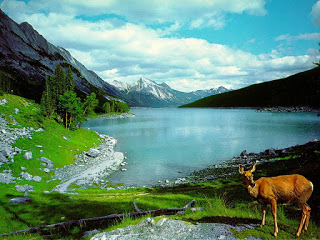
#> input picture Assignment 1/5. Composite Image/img61.jpg, 320 x 240 px
$ jupyter execute Composite.ipynb
#> lines starting #> are read from the running program, lines starting #| are printed output that depends on the picture; after the words box and inside, x2 and y2 are one past the last pixel; in counts of white or black regions, pixels touching at a corner belong together
<h1>Composite Image</h1>
<h2>Question :</h2>
<p>Using basic image operations combine the scene and object image to get the composite image as shown below. (Use img61.jpg, sample.jpg images)</p>

<h3>Import Libraries</h3>

[cell 1]
import cv2
import numpy as np
import matplotlib.pyplot as plt

<h3>Procedure</h3>
<ol>
    <li>Load the scene (background) and the sample (foreground) images.</li>
    <li>Ensure both images have the same dimensions.</li>
    <li>Define a range to detect near-white pixels in the sample image.</li>
    <li>Create a mask to identify object pixels (non-white areas in the sample).</li>
    <li>Set the corresponding object pixel locations in the scene to black.</li>
    <li>Convert the white background of the sample image to black.</li>
    <li>Add the modified scene and sample images to generate the composite image.</li>
    <li>Display all intermediate steps using Matplotlib.</li>
    <li>Save the final composite image.</li>
</ol>

<h4>1. Load the scene (background) and the sample (foreground) images</h4>

[cell 2]
import cv2
import numpy as np

def create_composite_image(scene_path, sample_path, output_path):
    # Load images
#> called with scene_path = 'img61.jpg', sample_path = 'Sample_Image.jpg', output_path = 'composite.jpg'
    scene = cv2.imread(scene_path, cv2.IMREAD_COLOR)
#> scene is the input picture: shape (240, 320, 3); mean B, G, R 117.1, 134.7, 95.1
    sample = cv2.imread(sample_path, cv2.IMREAD_COLOR)
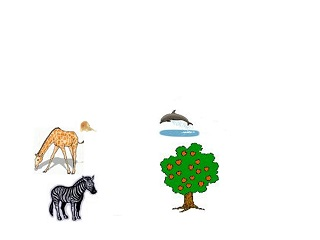
#> input picture Assignment 1/5. Composite Image/Sample_Image.jpg, 320 x 240 px
#> sample is the input picture: shape (240, 320, 3); mean B, G, R 242, 245.7, 243.6

    # Ensure both images have the same size
    if scene.shape != sample.shape:
        raise ValueError("Scene and sample images must have the same dimensions")

    # Define a range for detecting white (allowing slight variations)
    lower_white = np.array([200, 200, 200], dtype=np.uint8)
    upper_white = np.array([255, 255, 255], dtype=np.uint8)

    # Create a mask where sample is not white (i.e., object pixels)
    object_mask = np.any(sample < lower_white, axis=-1)  # True for object pixels, False for background
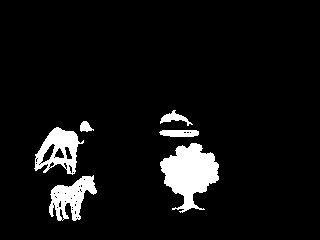
#> object_mask: shape (240, 320) bool; 6.8% white; 6 white regions, box (x1, y1, x2, y2) and area: (160, 143, 219, 213) 2382, (34, 127, 84, 175) 1177, (49, 175, 97, 221) 1133, (159, 130, 199, 137) 246, (160, 110, 193, 126) 198, (80, 121, 94, 132) 99

    # Make scene black where object is present in sample
    scene_modified = scene.copy()
    scene_modified[object_mask] = 0
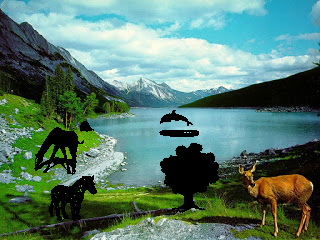
#> scene_modified: shape (240, 320, 3); 6.82% of pixels changed, all inside (x1, y1, x2, y2) = (34, 110, 219, 221)

    # Convert white background of sample to black
    sample_modified = sample.copy()
    white_mask = cv2.inRange(sample, lower_white, upper_white)
    sample_modified[white_mask > 0] = 0
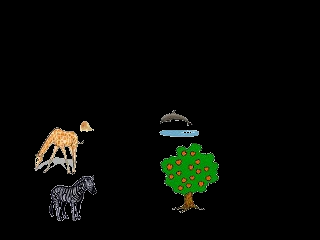
#> sample_modified: shape (240, 320, 3); mean B, G, R 4.9, 8.5, 6.4

    # Add the modified scene and sample images to get the composite image
    composite = cv2.add(scene_modified, sample_modified)
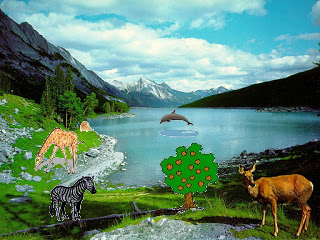
#> composite: shape (240, 320, 3); mean B, G, R 115.8, 134.2, 95.7

    # Plot all intermediate images
    fig, axs = plt.subplots(1, 4, figsize=(20, 5))
    axs[0].imshow(cv2.cvtColor(scene, cv2.COLOR_BGR2RGB))
    axs[0].set_title("Original Scene")
    axs[0].axis("off")

    axs[1].imshow(cv2.cvtColor(sample, cv2.COLOR_BGR2RGB))
    axs[1].set_title("Original Sample")
    axs[1].axis("off")

    axs[2].imshow(cv2.cvtColor(scene_modified, cv2.COLOR_BGR2RGB))
    axs[2].set_title("Modified Scene")
    axs[2].axis("off")

    axs[3].imshow(cv2.cvtColor(composite, cv2.COLOR_BGR2RGB))
    axs[3].set_title("Composite Image")
    axs[3].axis("off")

    plt.show()
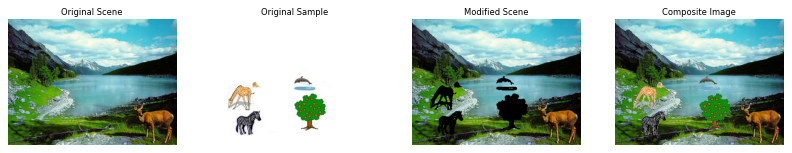
#> figure drawn by matplotlib, 4 panels

    # Save the composite image
    cv2.imwrite(output_path, composite)
    print(f"Composite image saved as {output_path}")

# Example usage
create_composite_image("img61.jpg", "Sample_Image.jpg", "composite.jpg")
